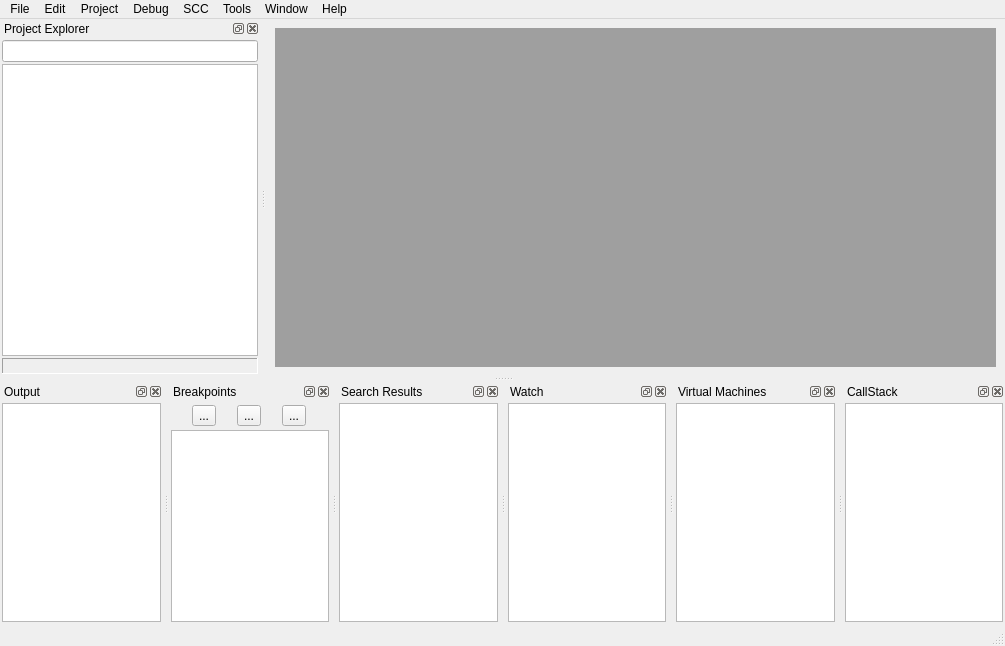
<?xml version="1.0" encoding="UTF-8"?>
<ui version="4.0">
 <class>MainWindow</class>
 <widget class="QMainWindow" name="MainWindow">
  <property name="geometry">
   <rect>
    <x>0</x>
    <y>0</y>
    <width>1005</width>
    <height>646</height>
   </rect>
  </property>
  <property name="windowTitle">
   <string>MainWindow</string>
  </property>
  <widget class="QWidget" name="centralwidget">
   <layout class="QVBoxLayout" name="verticalLayout">
    <item>
     <widget class="QMdiArea" name="mdiArea">
      <property name="documentMode">
       <bool>true</bool>
      </property>
      <property name="tabsClosable">
       <bool>true</bool>
      </property>
      <property name="tabsMovable">
       <bool>true</bool>
      </property>
     </widget>
    </item>
   </layout>
  </widget>
  <widget class="QMenuBar" name="menubar">
   <property name="geometry">
    <rect>
     <x>0</x>
     <y>0</y>
     <width>1005</width>
     <height>21</height>
    </rect>
   </property>
   <widget class="QMenu" name="menuFile">
    <property name="title">
     <string>File</string>
    </property>
    <addaction name="actionNew"/>
    <addaction name="actionOpen"/>
    <addaction name="actionSave"/>
    <addaction name="actionSave_AS"/>
    <addaction name="separator"/>
    <addaction name="actionRecent_Files"/>
    <addaction name="separator"/>
    <addaction name="actionExit"/>
   </widget>
   <widget class="QMenu" name="menuEdit">
    <property name="title">
     <string>Edit</string>
    </property>
    <addaction name="actionUndo"/>
    <addaction name="actionRedo"/>
    <addaction name="separator"/>
   </widget>
   <widget class="QMenu" name="menuProject">
    <property name="title">
     <string>Project</string>
    </property>
   </widget>
   <widget class="QMenu" name="menuDebug">
    <property name="title">
     <string>Debug</string>
    </property>
   </widget>
   <widget class="QMenu" name="menuSCC">
    <property name="title">
     <string>SCC</string>
    </property>
   </widget>
   <widget class="QMenu" name="menuTools">
    <property name="title">
     <string>Tools</string>
    </property>
   </widget>
   <widget class="QMenu" name="menuWindow">
    <property name="title">
     <string>Window</string>
    </property>
   </widget>
   <widget class="QMenu" name="menuHelp">
    <property name="title">
     <string>Help</string>
    </property>
   </widget>
   <addaction name="menuFile"/>
   <addaction name="menuEdit"/>
   <addaction name="menuProject"/>
   <addaction name="menuDebug"/>
   <addaction name="menuSCC"/>
   <addaction name="menuTools"/>
   <addaction name="menuWindow"/>
   <addaction name="menuHelp"/>
  </widget>
  <widget class="QStatusBar" name="statusbar"/>
  <widget class="QDockWidget" name="ProjectExplorer">
   <property name="windowTitle">
    <string>Project Explorer</string>
   </property>
   <attribute name="dockWidgetArea">
    <number>1</number>
   </attribute>
   <widget class="QWidget" name="dockWidgetContents">
    <layout class="QVBoxLayout" name="verticalLayout_2">
     <property name="spacing">
      <number>2</number>
     </property>
     <property name="leftMargin">
      <number>2</number>
     </property>
     <property name="topMargin">
      <number>2</number>
     </property>
     <property name="rightMargin">
      <number>2</number>
     </property>
     <property name="bottomMargin">
      <number>2</number>
     </property>
     <item>
      <widget class="QLineEdit" name="lineEdit"/>
     </item>
     <item>
      <widget class="QListView" name="listView"/>
     </item>
     <item>
      <widget class="QLabel" name="label">
       <property name="frameShape">
        <enum>QFrame::Panel</enum>
       </property>
       <property name="frameShadow">
        <enum>QFrame::Sunken</enum>
       </property>
       <property name="text">
        <string/>
       </property>
      </widget>
     </item>
    </layout>
   </widget>
  </widget>
  <widget class="QDockWidget" name="output">
   <property name="windowTitle">
    <string>Output</string>
   </property>
   <attribute name="dockWidgetArea">
    <number>8</number>
   </attribute>
   <widget class="QWidget" name="dockWidgetContents_2">
    <layout class="QHBoxLayout" name="horizontalLayout">
     <property name="spacing">
      <number>2</number>
     </property>
     <property name="leftMargin">
      <number>2</number>
     </property>
     <property name="topMargin">
      <number>2</number>
     </property>
     <property name="rightMargin">
      <number>2</number>
     </property>
     <property name="bottomMargin">
      <number>2</number>
     </property>
     <item>
      <widget class="QTextEdit" name="textEdit"/>
     </item>
    </layout>
   </widget>
  </widget>
  <widget class="QDockWidget" name="breakpoints">
   <property name="windowTitle">
    <string>Breakpoints</string>
   </property>
   <attribute name="dockWidgetArea">
    <number>8</number>
   </attribute>
   <widget class="QWidget" name="dockWidgetContents_3">
    <layout class="QVBoxLayout" name="verticalLayout_4">
     <property name="spacing">
      <number>2</number>
     </property>
     <property name="leftMargin">
      <number>2</number>
     </property>
     <property name="topMargin">
      <number>2</number>
     </property>
     <property name="rightMargin">
      <number>2</number>
     </property>
     <property name="bottomMargin">
      <number>2</number>
     </property>
     <item>
      <widget class="QWidget" name="widget" native="true">
       <layout class="QHBoxLayout" name="horizontalLayout_3">
        <property name="spacing">
         <number>2</number>
        </property>
        <property name="leftMargin">
         <number>2</number>
        </property>
        <property name="topMargin">
         <number>2</number>
        </property>
        <property name="rightMargin">
         <number>2</number>
        </property>
        <property name="bottomMargin">
         <number>2</number>
        </property>
        <item>
         <widget class="QToolButton" name="toolButton_3">
          <property name="text">
           <string>...</string>
          </property>
         </widget>
        </item>
        <item>
         <widget class="QToolButton" name="toolButton_2">
          <property name="text">
           <string>...</string>
          </property>
         </widget>
        </item>
        <item>
         <widget class="QToolButton" name="toolButton">
          <property name="text">
           <string>...</string>
          </property>
         </widget>
        </item>
       </layout>
      </widget>
     </item>
     <item>
      <widget class="QTableView" name="tableView_4"/>
     </item>
    </layout>
   </widget>
  </widget>
  <widget class="QDockWidget" name="SearchResults">
   <property name="windowTitle">
    <string>Search Results</string>
   </property>
   <attribute name="dockWidgetArea">
    <number>8</number>
   </attribute>
   <widget class="QWidget" name="dockWidgetContents_4">
    <layout class="QHBoxLayout" name="horizontalLayout_5">
     <property name="spacing">
      <number>2</number>
     </property>
     <property name="leftMargin">
      <number>2</number>
     </property>
     <property name="topMargin">
      <number>2</number>
     </property>
     <property name="rightMargin">
      <number>2</number>
     </property>
     <property name="bottomMargin">
      <number>2</number>
     </property>
     <item>
      <widget class="QPlainTextEdit" name="plainTextEdit"/>
     </item>
    </layout>
   </widget>
  </widget>
  <widget class="QDockWidget" name="watch">
   <property name="windowTitle">
    <string>Watch</string>
   </property>
   <attribute name="dockWidgetArea">
    <number>8</number>
   </attribute>
   <widget class="QWidget" name="dockWidgetContents_5">
    <layout class="QVBoxLayout" name="verticalLayout_3">
     <property name="spacing">
      <number>2</number>
     </property>
     <property name="leftMargin">
      <number>2</number>
     </property>
     <property name="topMargin">
      <number>2</number>
     </property>
     <property name="rightMargin">
      <number>2</number>
     </property>
     <property name="bottomMargin">
      <number>2</number>
     </property>
     <item>
      <widget class="QTableView" name="tableView"/>
     </item>
    </layout>
   </widget>
  </widget>
  <widget class="QDockWidget" name="virtualMachines">
   <property name="windowTitle">
    <string>Virtual Machines</string>
   </property>
   <attribute name="dockWidgetArea">
    <number>8</number>
   </attribute>
   <widget class="QWidget" name="dockWidgetContents_6">
    <layout class="QHBoxLayout" name="horizontalLayout_4">
     <property name="spacing">
      <number>2</number>
     </property>
     <property name="leftMargin">
      <number>2</number>
     </property>
     <property name="topMargin">
      <number>2</number>
     </property>
     <property name="rightMargin">
      <number>2</number>
     </property>
     <property name="bottomMargin">
      <number>2</number>
     </property>
     <item>
      <widget class="QTableView" name="tableView_3"/>
     </item>
    </layout>
   </widget>
  </widget>
  <widget class="QDockWidget" name="callStack">
   <property name="windowTitle">
    <string>CallStack</string>
   </property>
   <attribute name="dockWidgetArea">
    <number>8</number>
   </attribute>
   <widget class="QWidget" name="dockWidgetContents_7">
    <layout class="QHBoxLayout" name="horizontalLayout_2">
     <property name="spacing">
      <number>2</number>
     </property>
     <property name="leftMargin">
      <number>2</number>
     </property>
     <property name="topMargin">
      <number>2</number>
     </property>
     <property name="rightMargin">
      <number>2</number>
     </property>
     <property name="bottomMargin">
      <number>2</number>
     </property>
     <item>
      <widget class="QTableView" name="tableView_2"/>
     </item>
    </layout>
   </widget>
  </widget>
  <action name="actionNew">
   <property name="text">
    <string>&amp;New</string>
   </property>
  </action>
  <action name="actionOpen">
   <property name="text">
    <string>Open</string>
   </property>
  </action>
  <action name="actionSave">
   <property name="text">
    <string>Save</string>
   </property>
  </action>
  <action name="actionSave_AS">
   <property name="text">
    <string>Save AS</string>
   </property>
  </action>
  <action name="actionRecent_Files">
   <property name="text">
    <string>Recent Files</string>
   </property>
  </action>
  <action name="actionExit">
   <property name="text">
    <string>Exit</string>
   </property>
  </action>
  <action name="actionUndo">
   <property name="text">
    <string>Undo</string>
   </property>
  </action>
  <action name="actionRedo">
   <property name="text">
    <string>Redo</string>
   </property>
  </action>
 </widget>
 <resources/>
 <connections/>
</ui>
